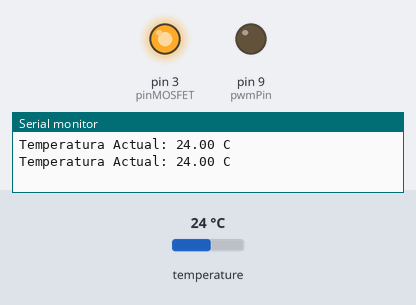
A sketch run on a simulated Arduino Uno, built with avr-gcc and run on an emulated ATmega328P. Parts: output pins drawn as LEDs (lit = HIGH), the last lines printed to the serial monitor. The inputs (shaded band) are chosen by the test bench; at power-on: temperature 24 °C.

Above: at 5.0 s.
5.1 s: temperature set to 34.6 °C
At 5.99 s:
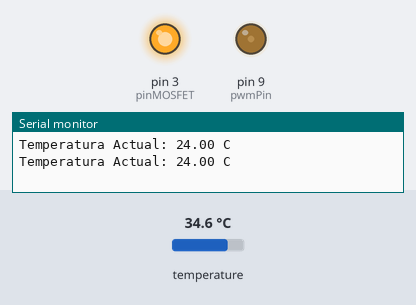
9.6 s: temperature set to 35.8 °C
At 12.88 s:
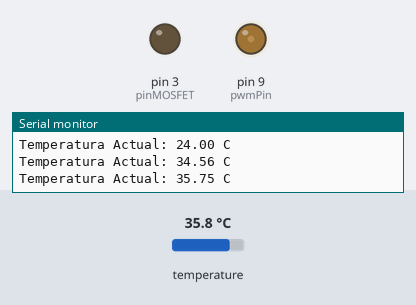
At 14.5 s:
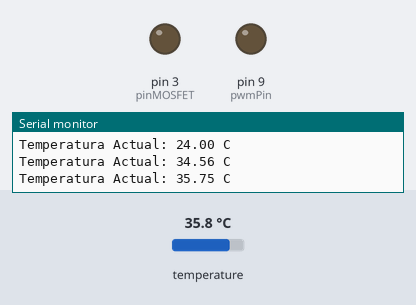
Timing chart, 0 to 20.5 s (numbered marks = the images above; inputs shaded):
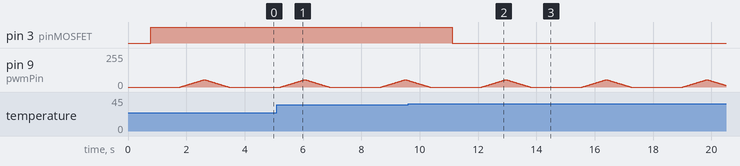

Measured:
- the behaviour switches between 34.9 and 35 °C on temperature (found by bisection; images 1 and 2)
- after the input at 9.6 s, pin 3 (pinMOSFET): HIGH → LOW after 1.5 s

The sketch:

sindHeatv1.ino
```cpp
#include <OneWire.h>
#include <DallasTemperature.h>


// Definiciones de microcorrientes

const int pwmPin = 9;  // Elige un pin PWM compatible, por ejemplo, 9

int minIntensity = 0; // Intensidad mínima del PWM
int maxIntensity = 55; // Intensidad máxima del PWM


// Pin del sensor de temperatura
const int pinSensorTemp = 2;

// Pin del MOSFET
const int pinMOSFET = 3;

// Temperatura objetivo en grados Celsius
const float temperaturaObjetivo = 35.0;

// Inicialización del sensor de temperatura
OneWire oneWire(pinSensorTemp);
DallasTemperature sensors(&oneWire);


void setup() {
  // Iniciar comunicación serial
  Serial.begin(9600);
  // Iniciar el sensor de temperatura
  sensors.begin();
  // Configurar el pin del MOSFET como salida
  pinMode(pinMOSFET, OUTPUT);


  //mcorr
   pinMode(pwmPin, OUTPUT); // Configura el pin PWM como salida
}

void loop() {
  // Leer la temperatura actual
  sensors.requestTemperatures();
  float temperaturaActual = sensors.getTempCByIndex(0);

  // Mostrar la temperatura actual
  Serial.print("Temperatura Actual: ");
  Serial.print(temperaturaActual);
  Serial.println(" C");

  // Controlar el alambre de nicromo
  if (temperaturaActual < temperaturaObjetivo) {
    // Encender el alambre si la temperatura está por debajo del objetivo
    digitalWrite(pinMOSFET, HIGH);
  } else {
    // Apagar el alambre si la temperatura alcanza o supera el objetivo
    digitalWrite(pinMOSFET, LOW);
  }

  // Esperar un poco antes de la próxima medición
  delay(1000);


  //mc
  // Incrementa la intensidad gradualmente
  for (int intensity = minIntensity; intensity <= maxIntensity; intensity++) {
    analogWrite(pwmPin, intensity);
    delay(15); // Ajusta este valor si es necesario
  }

  // Disminuye la intensidad gradualmente
  for (int intensity = maxIntensity; intensity >= minIntensity; intensity--) {
    analogWrite(pwmPin, intensity);
    delay(15); // Ajusta este valor si es necesario
  }


}
```
